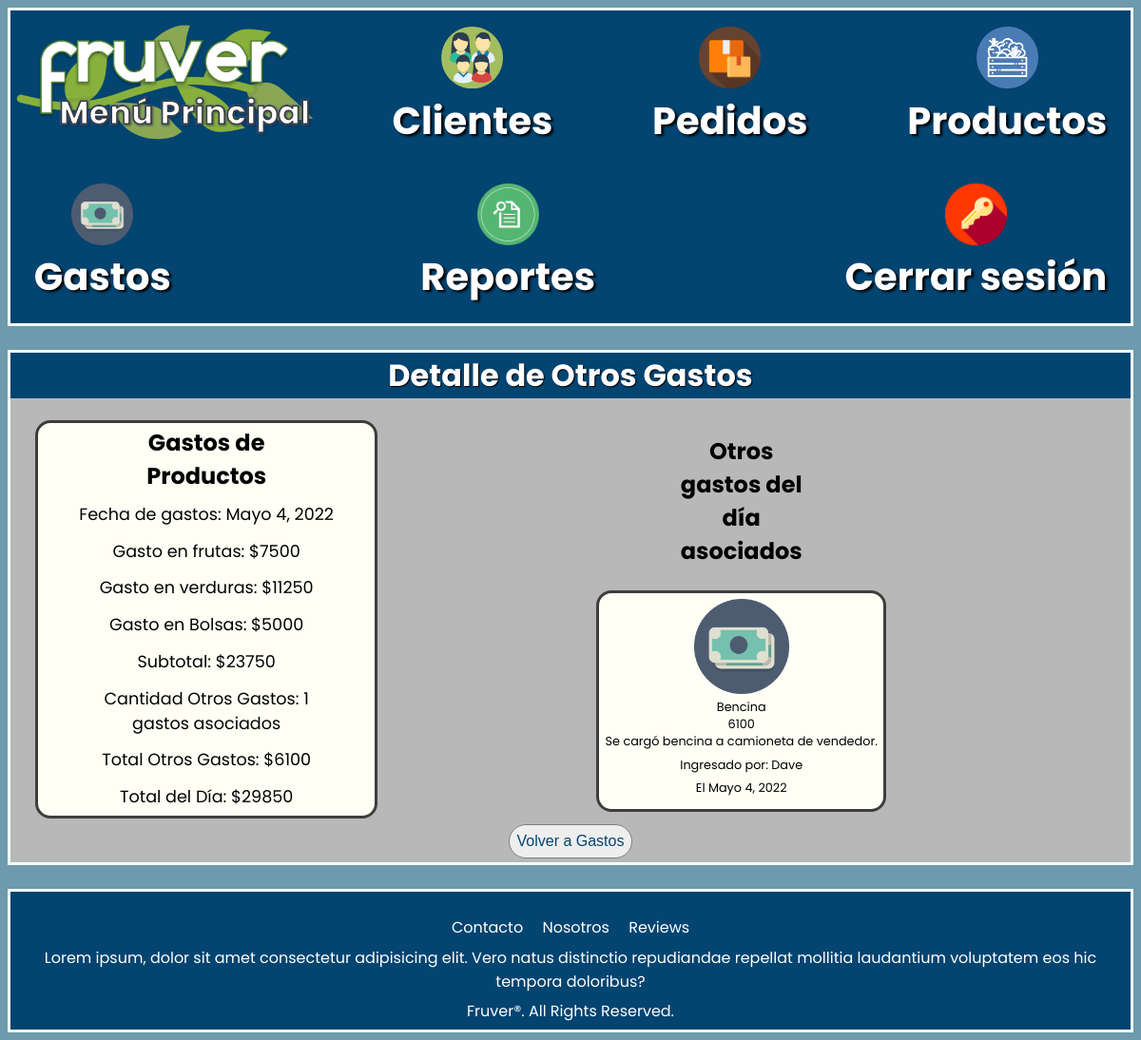
The app's page /gastos/detalleotrosgastos/5 (signed in), older data.
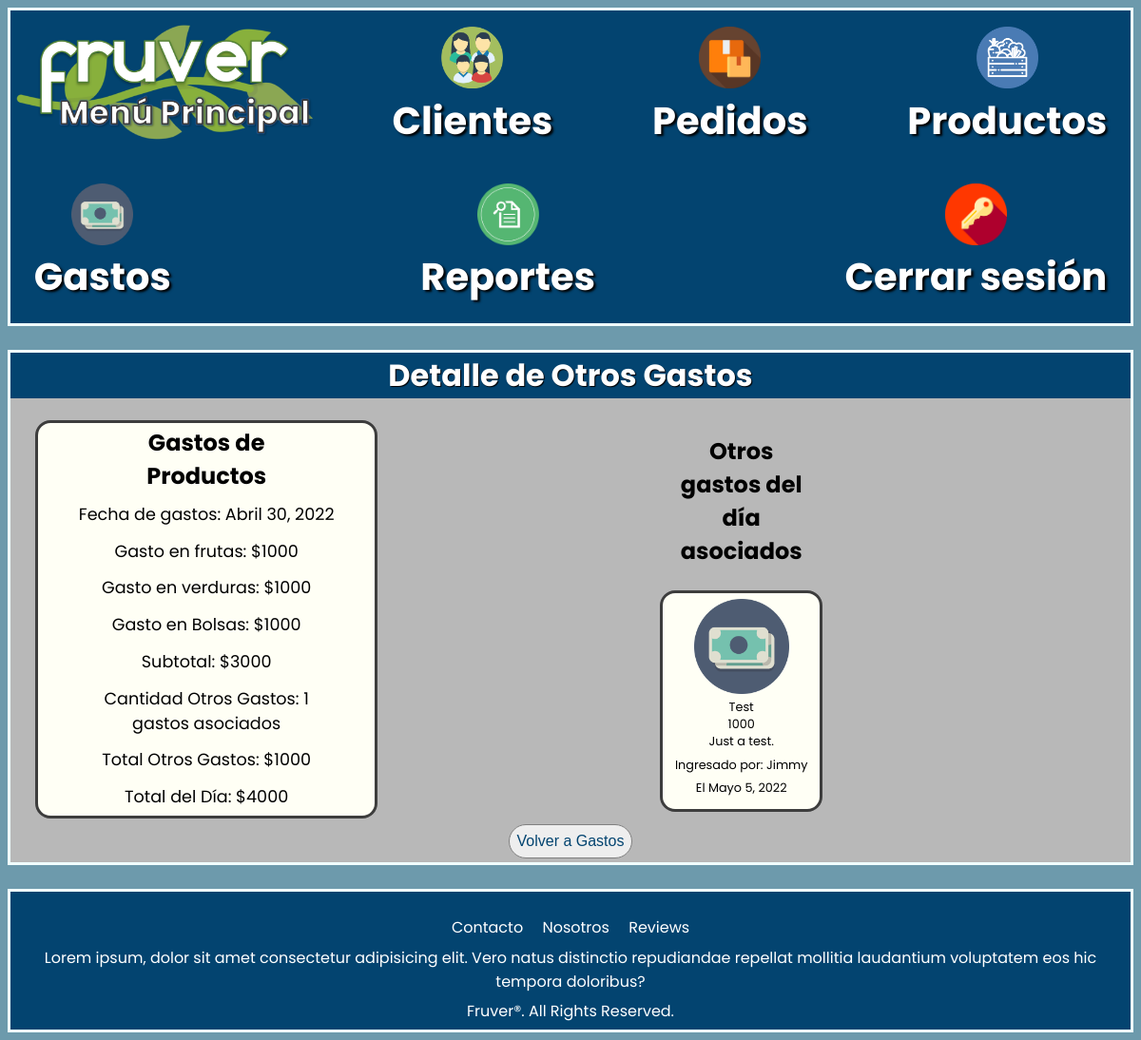
The same page, newer data.
### Gastos/models.py (models this page shows)
class GastoProductos(models.Model):
    fecha_gasto = models.DateField(auto_now_add=False)
    monto_frutas = models.IntegerField(default=0)
    monto_verduras = models.IntegerField(default=0)
    monto_bolsas = models.IntegerField(default=0)
    total_gastoproductos = models.IntegerField(default=0)
    otros_gastos = models.IntegerField(default=0)
    total_otrosgastos = models.IntegerField(default=0)
    total_dia = models.IntegerField(default=0)
    vendedor = models.ForeignKey('Home.Usuario', null=True, on_delete=models.SET_NULL)

class OtroGasto(models.Model):
    fecha_otrogasto = models.DateField(auto_now_add=True)
    nombre_otrogasto = models.CharField(max_length=50)
    monto_otrogasto = models.IntegerField(default=0)
    descripcion_otrogasto = models.TextField(max_length=350)
    main_gasto = models.ForeignKey('GastoProductos', null=True, on_delete=models.SET_NULL)
    vendedor = models.ForeignKey('Home.Usuario', null=True, on_delete=models.SET_NULL)

### Home/models.py (models this page shows)
class Usuario(AbstractBaseUser, PermissionsMixin):
    nombre_usuario = models.CharField(max_length=30)
    apellido_usuario = models.CharField(max_length=30)
    email_usuario = models.EmailField(max_length=50, unique=True)
    password = models.CharField(max_length=255)
    telefono_usuario = models.CharField(max_length=12)
    domicilio_usuario = models.CharField(max_length=50)
    comuna = models.ForeignKey('Comuna', null=True, on_delete=models.SET_NULL)
    is_staff = models.BooleanField(default=False)
    is_active = models.BooleanField(default=True)
    objects = CustomAccountManager()
    USERNAME_FIELD = 'email_usuario'
    REQUIRED_FIELDS = ['nombre_usuario', 'apellido_usuario', 'password', 'telefono_usuario', 'domicilio_usuario']
    def __str__(self):
        return self.nombre_usuario

### Gastos/views.py (the view)
# urls.py: path('detalleotrosgastos/<id_gastoproductos>', views.detalleotrosgastos, name='fruver-detalleotrosgastos'), #Muestra el detalle de otros gastos asociados a una fecha
@login_required(login_url='fruver-acceso')
def detalleotrosgastos(request, id_gastoproductos):
    current_user = request.user
    if current_user.is_staff != 1:
        return redirect('fruver-home')
    gasto_productos = GastoProductos.objects.filter(pk=id_gastoproductos)
    product_expenses = GastoProductos.objects.get(pk=id_gastoproductos)
    otros_gastos = OtroGasto.objects.filter(main_gasto=product_expenses.id)
    context = {'gasto_productos': gasto_productos, 'otros_gastos': otros_gastos}
    return render(request, 'Gastos/detalleotrosgastos.html', context)

### Pedidos/context_processor.py (called while the page is built)
def total_pedido(request):
    total = 0
    if request.user.is_authenticated:
        if "carrito" in request.session.keys():
            for key, value in request.session["carrito"].items():
                total += int(value["subtotal"])
    return {"total_pedido": total}

### Gastos/templates/Gastos/detalleotrosgastos.html (shortened to what this page needs)
{% extends "Home/mainmenu.html" %}
{% load static %}
{% block stylesheet %}
<link rel="stylesheet" href="{% static 'Gastos/styles/detalleotrosgastos.css' %}">
{% endblock stylesheet %}
{% block content %}
    <h1 class="info">Detalle de Otros Gastos</h1>
    <div class="contenidos">
        <section class="cliente">
            <h2 id="subtitle1">Gastos de Productos</h2>
            <div class="datos">
                {% for gasto in gasto_productos %}
                    <p>Fecha de gastos: {{gasto.fecha_gasto}}</p>
                    <p>Gasto en frutas: ${{gasto.monto_frutas}}</p>
                    <p>Gasto en verduras: ${{gasto.monto_verduras}}</p>
                    <p>Gasto en Bolsas: ${{gasto.monto_bolsas}}</p>
                    <p>Subtotal: ${{gasto.total_gastoproductos}}</p>
                    <p>Cantidad Otros Gastos: {{gasto.otros_gastos}} gastos asociados</p>
                    <p>Total Otros Gastos: ${{gasto.total_otrosgastos}}</p>
                    <p>Total del Día: ${{gasto.total_dia}}</p>
                {% endfor %}
            </div>
        </section>
        <section class="products">
            <h2 id="subtitle2">Otros gastos del día asociados</h2>
            {% for detalle in otros_gastos %}
                <div class="producto">
                    <div class="caja1">
                        <img src="{% static 'Home/images/mainmenu/costos.png' %}" alt="Detalle de otro gasto" width="100" height="100">
                    </div>
                    <div class="caja2">
                        {{detalle.nombre_otrogasto}}<br>
                        {{detalle.monto_otrogasto}}<br>
                        {{detalle.descripcion_otrogasto}}<br>
                        <p>Ingresado por: {{detalle.vendedor}}</p>
                        <p>El {{detalle.fecha_otrogasto}}</p>
                    </div>
                </div>
            {% endfor %}
        </section>
    </div>
    <section class="volver">
        <a href="/gastos"><button type="button">Volver a Gastos</button></a>
    </section>
{% endblock content %}

### Home/templates/Home/mainmenu.html (shortened to what this page needs)
{% load static %}
<!DOCTYPE html>
<html lang="es">
<head>
    <link rel="stylesheet" href="{% static 'Home/styles/mainmenu.css' %}">
    {% block stylesheet %}{% endblock stylesheet %}
</head>
<body>
    <header>
        <nav>
            <div class="navigation">
                <div class="link0">
                    <a class="logo" href="/mainmenu"><img src="{% static 'Home/images/mainmenu/mainmenu-logo.svg' %}" alt="Fruver Menú Principal" width="320" height="150" ></a>
                </div>
                <div class="link1">
                    <img src="{% static 'Home/images/mainmenu/clientes.png' %}" alt="Ver clientes" width="65" height="65"/>
                    <a class="clientes" href="#">Clientes</a>
                </div>
                <div class="link2">
                    <img src="{% static 'Home/images/mainmenu/pedidos.png' %}" alt="Ver pedidos" width="65" height="65"/>
                    <a class="pedidos" href="/pedidos">Pedidos</a>
                </div>
                <div class="link3">
                    <img src="{% static 'Home/images/mainmenu/productos.png' %}" alt="Ver productos" width="65" height="65"/>
                    <a class="productos" href="#">Productos</a>
                </div>
                <div class="link4">
                    <img src="{% static 'Home/images/mainmenu/costos.png' %}" alt="Ver gastos" width="65" height="65"/>
                    <a class="costos" href="/gastos">Gastos</a>
                </div>
                <div class="link5">
                    <img src="{% static 'Home/images/mainmenu/reportes.png' %}" alt="Ver reportes" width="65" height="65"/>
                    <a class="reportes" href="#">Reportes</a>
                </div>
                <div class="link6">
                    <img src="{% static 'Home/images/mainmenu/exit.png' %}" alt="Cerrar sesión" width="65" height="65"/>
                    <a class="exit" href="/salir">Cerrar sesión</a>
                </div>
            </div>
        </nav>
    </header><br>
    <main>
        {% block content %}{% endblock content %}
    </main><br>
    <footer>
        <br>
        <a>Contacto&emsp;</a>
        <a>Nosotros&emsp;</a>
        <a>Reviews</a>
        <p>Lorem ipsum, dolor sit amet consectetur adipisicing elit. Vero natus distinctio repudiandae repellat mollitia laudantium voluptatem eos hic tempora doloribus?</p>
        <p>Fruver®. All Rights Reserved.</p>
    </footer>
</body>
</html>

### Home/static/Home/styles/mainmenu.css (style rules this page uses)
body { font-family: 'Poppins', sans-serif; background-color: #6d9aac; }
header { background-color: rgb(3, 68, 112); border: solid 0.2rem azure; }
header a { box-shadow: inset 0 0 0 0 goldenrod; color: white; padding: 0rem 0.3rem; margin: 0.2rem -.25rem; transition: color .3s ease-in-out, box-shadow .3s ease-in-out; border-radius: 1.8rem; text-shadow: 0.15rem 0.15rem 0.15rem black; font-family: 'Poppins', sans-serif; font-weight: 700; line-height: 1.5; text-decoration: none; font-size: 2.5rem; }
.navigation { display: flex; flex-flow: row wrap; justify-content: space-between; }
.link1, .link2, .link3, .link4, .link5, .link6 { display: flex; flex-flow: column wrap; margin: 1rem 1.5rem; justify-content: center; align-items: center; }
main { background-color: rgba(216, 217, 218, 0.712); border: solid 0.2rem azure; text-align: center; color: black; }
footer { background-color: rgb(3, 68, 112); border: solid 0.2rem azure; text-align: center; color: white; }

### Gastos/static/Gastos/styles/detalleotrosgastos.css (style rules this page uses)
main { background-color: rgb(184, 184, 184); border: solid 0.2rem azure; text-align: center; color: black; }
h1 { background-color: rgb(3, 68, 112); color: white; margin-top: 0rem; text-shadow: 1px 1px 1px black; }
.contenidos { display: flex; flex-flow: row wrap; justify-content: center; align-items: center; width: 100%; margin: 0rem; }
#subtitle1 { margin: 0.2rem 10rem; }
#subtitle2 { margin: 1rem 28rem; }
.cliente { display: flex; flex-flow: row wrap; justify-content: center; align-items: center; width: 30%; background-color: rgb(255, 255, 245); border: solid 0.2rem rgb(61, 61, 61); border-radius: 1rem; }
.datos { display: flex; flex-flow: column wrap; justify-content: center; align-items: center; width: 80%; font-size: 1.1rem; }
p { margin: 0.4rem }
.products { display: flex; flex-flow: row wrap; justify-content: center; align-items: center; width: 65%; }
.producto { background-color: rgb(255, 255, 245); margin: 0.5rem; display: flex; flex-flow: column wrap; justify-content: center; align-items: center; padding: 0.4rem; border: solid 0.2rem rgb(61, 61, 61); border-radius: 1rem; font-size: 0.8rem; }
.volver { width: 100%; background-color: rgb(184, 184, 184); }
button { background-color: rgb(238, 238, 238); margin: 0.3rem; border: none; padding: 0.5rem; font-size: 1rem; border-radius: 2rem; color: rgb(3, 68, 112); border: solid 0.1rem grey; cursor: pointer; }

Row changes from the older to the newer data that the page shows:
removed OtroGasto: nombre_otrogasto "Bencina", monto_otrogasto "6100", descripcion_otrogasto "Se cargó bencina a camioneta de vendedor.", vendedor "Dave", fecha_otrogasto "Mayo 4, 2022"
changed GastoProductos: fecha_gasto "Mayo 4, 2022" → "Abril 30, 2022"; monto_frutas "7500" → "1000"; monto_verduras "11250" → "1000"; monto_bolsas "5000" → "1000"; total_gastoproductos "23750" → "3000"; total_otrosgastos "6100" → "1000"; total_dia "29850" → "4000"
added OtroGasto: nombre_otrogasto "Test", monto_otrogasto "1000", descripcion_otrogasto "Just a test.", vendedor "Jimmy", fecha_otrogasto "Mayo 5, 2022"
